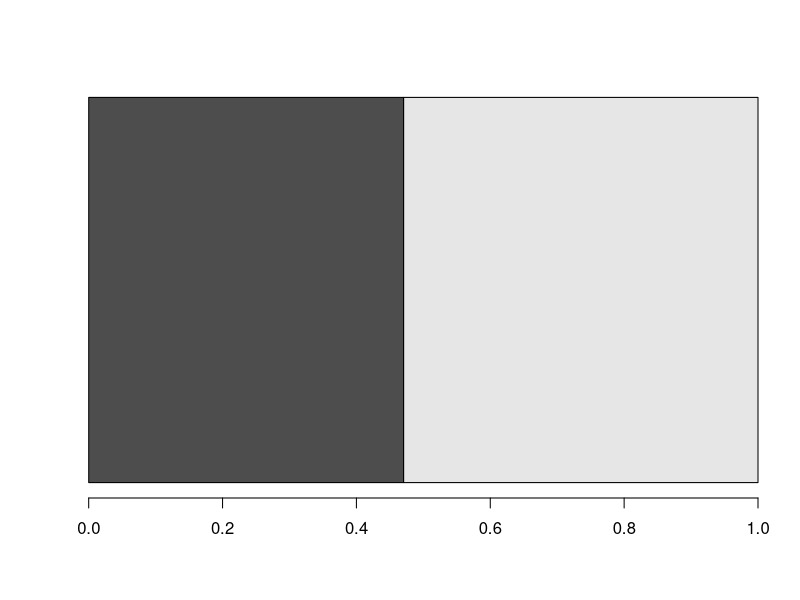

Write the R code that produced this figure.
## ---- chunk 1
knitr::opts_chunk$set(echo = TRUE)
## ---- chunk 2
thesis.duration <- 34
this.week <- 16
yikes <- c(this.week, thesis.duration - this.week) / thesis.duration
barplot(as.matrix(yikes), horiz=TRUE, beside=FALSE)
# library(ggplot2)
# ggplot(yikes, aes(x = "time", y = thesis.duration))

